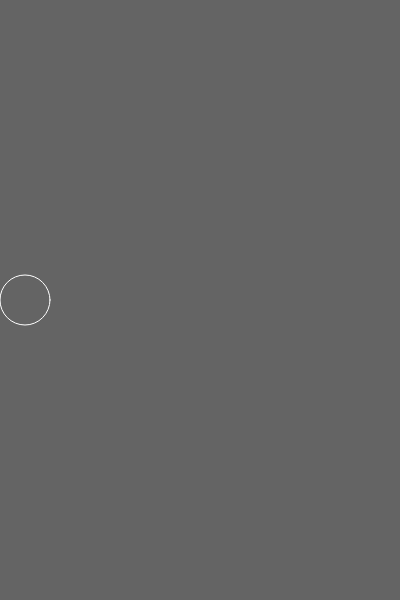
Frame 1 (no input)
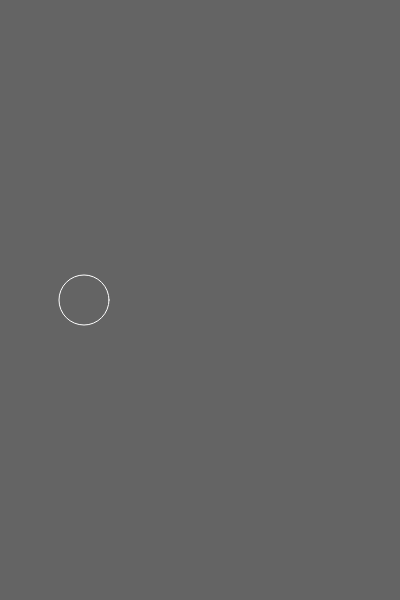
Frame 60 (no input)
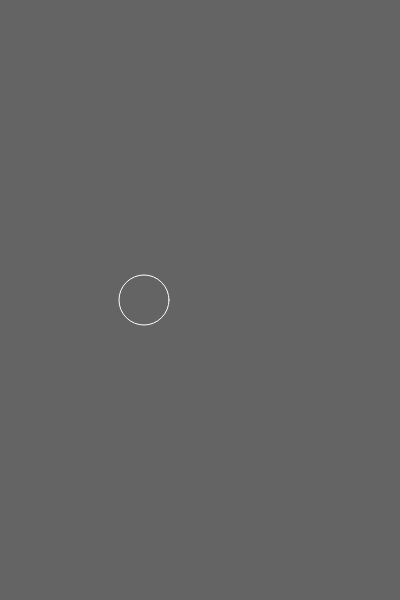
Frame 120 (the mouse pressed at the canvas centre since frame 60)

The p5.js sketch that drew these frames (run headless with seeded random() and noise() and a simulated clock; from frame 60 on, the mouse is pressed at the canvas centre):

// p5.js sketch
// ── sketch.js

let x = -25;

function setup() {
  console.log("setup() is running");
  // put setup code here
  createCanvas(400,600);
  noFill();
  stroke(255);
  console.log(x);
  x = x + 50;
  console.log(x);
}

function draw() {
  console.log("draw() is running");
  // put drawing code here
  background(100);
  ellipse(x, height/2, 50);

  x++;
  if (x - 25 > width) {
    x = 0;
  }
  //console.log(x);
}
